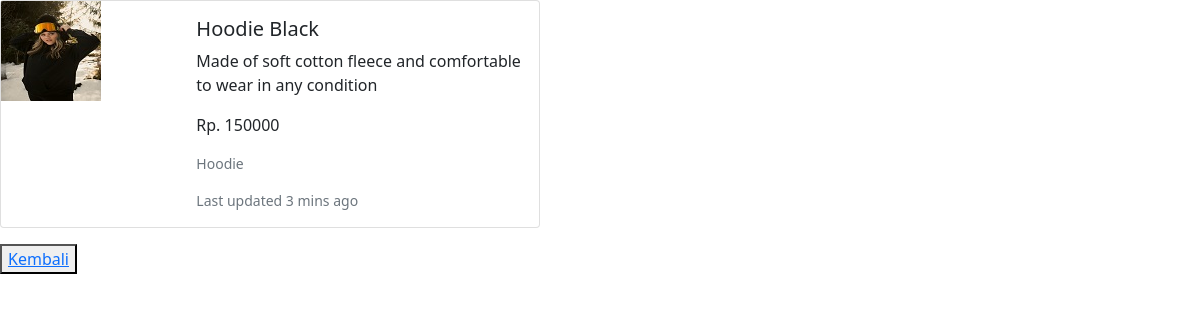
Page /tugas6a/php/detail.php?id=3 on the committed database.
### tables this page shows
CREATE TABLE `fashion` (
  `id` int(11) NOT NULL,
  `picture` varchar(100) NOT NULL,
  `name` varchar(100) NOT NULL,
  `description` varchar(1000) NOT NULL,
  `price` int(11) NOT NULL,
  `category` varchar(100) NOT NULL
);

### tugas6a/php/functions.php (called while the page is built, shortened)
<?php
function koneksi() {
    $conn = mysqli_connect("localhost", "root", "");
    mysqli_select_db($conn, "pw_tubes_203040141");
    return $conn;
}
function query($sql) {
    $conn = koneksi();
    $result = mysqli_query($conn, "$sql");
    $fs = [];
    while ($fashion = mysqli_fetch_assoc($result)) {
        $fs[] = $fashion;
    }
    return $fs;
}
?>

### tugas6a/php/detail.php (the view, shortened to what this page needs)
<?php
require 'functions.php';
$id = $_GET['id'];
$fashion = query("SELECT * FROM fashion WHERE id = $id")[0];
?>
<html lang="en">
<head>
    <link href="https://cdn.jsdelivr.net/npm/bootstrap@5.0.0-beta3/dist/css/bootstrap.min.css" rel="stylesheet">
</head>
<body>
<div class="card mb-3" style="max-width: 540px;">
  <div class="row g-0">
    <div class="col-md-4">
    <img src="../assets/img/<?= $fashion["picture"]; ?>" alt="">
    </div>
    <div class="col-md-8">
      <div class="card-body">
        <h5 class="card-title"><?= $fashion["name"]; ?></h5>
        <p class="card-text"><?= $fashion["description"]; ?></p>
        <p class="card-text">Rp. <?= $fashion["price"]; ?></p>
        <p class="card-text"><small class="kategori text-muted"><?= $fashion["category"]; ?></small></p>
        <p class="card-text"><small class="text-muted">Last updated 3 mins ago</small></p>
      </div>
    </div>
  </div>
</div>
<button class="tombol-kembali"><a href="../index.php">Kembali</a></button>
</body>
</html>

### rows in the picture
fashion: picture (picture), name "Hoodie Black", description "Made of soft cotton fleece and comfortable to wear in any condition", price "150000", category "Hoodie"
